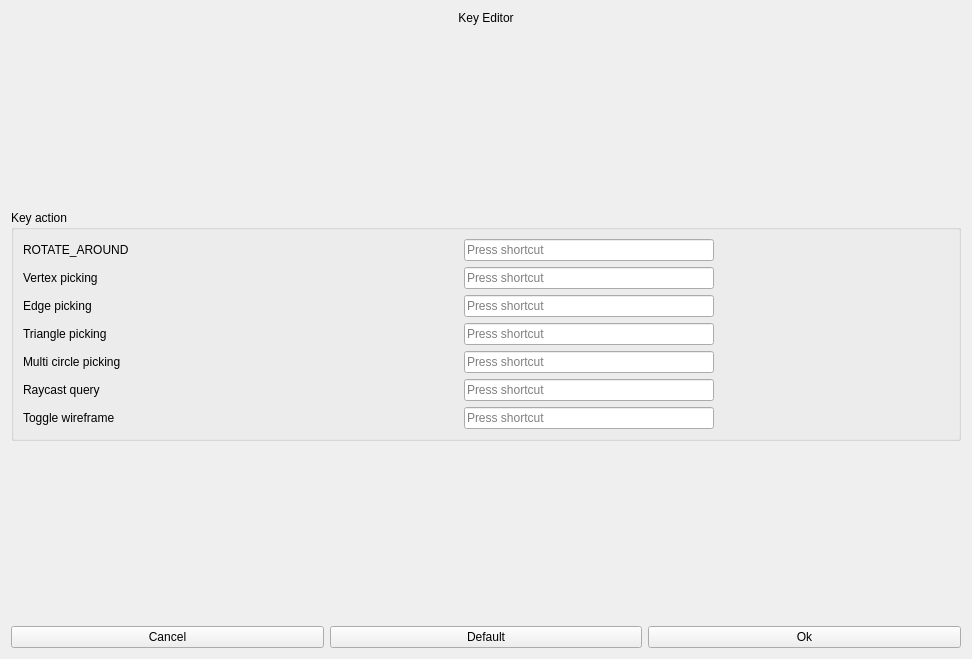
<?xml version="1.0" encoding="UTF-8"?>
<ui version="4.0">
 <class>KeyEditor</class>
 <widget class="QWidget" name="KeyEditor">
  <property name="geometry">
   <rect>
    <x>0</x>
    <y>0</y>
    <width>972</width>
    <height>659</height>
   </rect>
  </property>
  <property name="sizePolicy">
   <sizepolicy hsizetype="Preferred" vsizetype="Preferred">
    <horstretch>0</horstretch>
    <verstretch>0</verstretch>
   </sizepolicy>
  </property>
  <property name="windowTitle">
   <string>Form</string>
  </property>
  <layout class="QVBoxLayout" name="verticalLayout">
   <item>
    <widget class="QLabel" name="m_renderObjectName">
     <property name="text">
      <string>Key Editor</string>
     </property>
     <property name="alignment">
      <set>Qt::AlignCenter</set>
     </property>
    </widget>
   </item>
   <item>
    <spacer name="verticalSpacer">
     <property name="orientation">
      <enum>Qt::Vertical</enum>
     </property>
     <property name="sizeType">
      <enum>QSizePolicy::Expanding</enum>
     </property>
     <property name="sizeHint" stdset="0">
      <size>
       <width>20</width>
       <height>40</height>
      </size>
     </property>
    </spacer>
   </item>
   <item>
    <widget class="QGroupBox" name="groupBox">
     <property name="title">
      <string>Key action</string>
     </property>
     <layout class="QGridLayout" name="gridLayout" columnstretch="0">
      <item row="0" column="0">
       <layout class="QHBoxLayout" name="horizontalLayout_4">
        <item>
         <widget class="QLabel" name="label_2">
          <property name="minimumSize">
           <size>
            <width>200</width>
            <height>0</height>
           </size>
          </property>
          <property name="maximumSize">
           <size>
            <width>200</width>
            <height>16777215</height>
           </size>
          </property>
          <property name="text">
           <string>ROTATE_AROUND</string>
          </property>
         </widget>
        </item>
        <item>
         <spacer name="horizontalSpacer">
          <property name="orientation">
           <enum>Qt::Horizontal</enum>
          </property>
          <property name="sizeHint" stdset="0">
           <size>
            <width>40</width>
            <height>20</height>
           </size>
          </property>
         </spacer>
        </item>
        <item>
         <widget class="QKeySequenceEdit" name="keySequenceEdit">
          <property name="minimumSize">
           <size>
            <width>250</width>
            <height>0</height>
           </size>
          </property>
          <property name="maximumSize">
           <size>
            <width>250</width>
            <height>16777215</height>
           </size>
          </property>
         </widget>
        </item>
        <item>
         <spacer name="horizontalSpacer_2">
          <property name="orientation">
           <enum>Qt::Horizontal</enum>
          </property>
          <property name="sizeHint" stdset="0">
           <size>
            <width>40</width>
            <height>20</height>
           </size>
          </property>
         </spacer>
        </item>
       </layout>
      </item>
      <item row="2" column="0">
       <layout class="QHBoxLayout" name="horizontalLayout">
        <item>
         <widget class="QLabel" name="label_3">
          <property name="minimumSize">
           <size>
            <width>200</width>
            <height>0</height>
           </size>
          </property>
          <property name="maximumSize">
           <size>
            <width>200</width>
            <height>16777215</height>
           </size>
          </property>
          <property name="text">
           <string>Edge picking</string>
          </property>
         </widget>
        </item>
        <item>
         <spacer name="horizontalSpacer_6">
          <property name="orientation">
           <enum>Qt::Horizontal</enum>
          </property>
          <property name="sizeHint" stdset="0">
           <size>
            <width>40</width>
            <height>20</height>
           </size>
          </property>
         </spacer>
        </item>
        <item>
         <widget class="QKeySequenceEdit" name="keySequenceEdit_3">
          <property name="minimumSize">
           <size>
            <width>250</width>
            <height>0</height>
           </size>
          </property>
          <property name="maximumSize">
           <size>
            <width>250</width>
            <height>16777215</height>
           </size>
          </property>
         </widget>
        </item>
        <item>
         <spacer name="horizontalSpacer_5">
          <property name="orientation">
           <enum>Qt::Horizontal</enum>
          </property>
          <property name="sizeHint" stdset="0">
           <size>
            <width>40</width>
            <height>20</height>
           </size>
          </property>
         </spacer>
        </item>
       </layout>
      </item>
      <item row="1" column="0">
       <layout class="QHBoxLayout" name="horizontalLayout_2">
        <item>
         <widget class="QLabel" name="label">
          <property name="minimumSize">
           <size>
            <width>200</width>
            <height>0</height>
           </size>
          </property>
          <property name="maximumSize">
           <size>
            <width>200</width>
            <height>16777215</height>
           </size>
          </property>
          <property name="text">
           <string>Vertex picking</string>
          </property>
         </widget>
        </item>
        <item>
         <spacer name="horizontalSpacer_3">
          <property name="orientation">
           <enum>Qt::Horizontal</enum>
          </property>
          <property name="sizeHint" stdset="0">
           <size>
            <width>40</width>
            <height>20</height>
           </size>
          </property>
         </spacer>
        </item>
        <item>
         <widget class="QKeySequenceEdit" name="keySequenceEdit_2">
          <property name="minimumSize">
           <size>
            <width>250</width>
            <height>0</height>
           </size>
          </property>
          <property name="maximumSize">
           <size>
            <width>250</width>
            <height>16777215</height>
           </size>
          </property>
         </widget>
        </item>
        <item>
         <spacer name="horizontalSpacer_4">
          <property name="orientation">
           <enum>Qt::Horizontal</enum>
          </property>
          <property name="sizeHint" stdset="0">
           <size>
            <width>40</width>
            <height>20</height>
           </size>
          </property>
         </spacer>
        </item>
       </layout>
      </item>
      <item row="3" column="0">
       <layout class="QHBoxLayout" name="horizontalLayout_5">
        <item>
         <widget class="QLabel" name="label_4">
          <property name="minimumSize">
           <size>
            <width>200</width>
            <height>0</height>
           </size>
          </property>
          <property name="maximumSize">
           <size>
            <width>200</width>
            <height>16777215</height>
           </size>
          </property>
          <property name="text">
           <string>Triangle picking</string>
          </property>
         </widget>
        </item>
        <item>
         <spacer name="horizontalSpacer_7">
          <property name="orientation">
           <enum>Qt::Horizontal</enum>
          </property>
          <property name="sizeHint" stdset="0">
           <size>
            <width>40</width>
            <height>20</height>
           </size>
          </property>
         </spacer>
        </item>
        <item>
         <widget class="QKeySequenceEdit" name="keySequenceEdit_4">
          <property name="minimumSize">
           <size>
            <width>250</width>
            <height>0</height>
           </size>
          </property>
          <property name="maximumSize">
           <size>
            <width>250</width>
            <height>16777215</height>
           </size>
          </property>
         </widget>
        </item>
        <item>
         <spacer name="horizontalSpacer_8">
          <property name="orientation">
           <enum>Qt::Horizontal</enum>
          </property>
          <property name="sizeHint" stdset="0">
           <size>
            <width>40</width>
            <height>20</height>
           </size>
          </property>
         </spacer>
        </item>
       </layout>
      </item>
      <item row="5" column="0">
       <layout class="QHBoxLayout" name="horizontalLayout_7">
        <item>
         <widget class="QLabel" name="label_11">
          <property name="minimumSize">
           <size>
            <width>200</width>
            <height>0</height>
           </size>
          </property>
          <property name="maximumSize">
           <size>
            <width>200</width>
            <height>16777215</height>
           </size>
          </property>
          <property name="text">
           <string>Raycast query</string>
          </property>
         </widget>
        </item>
        <item>
         <spacer name="horizontalSpacer_11">
          <property name="orientation">
           <enum>Qt::Horizontal</enum>
          </property>
          <property name="sizeHint" stdset="0">
           <size>
            <width>40</width>
            <height>20</height>
           </size>
          </property>
         </spacer>
        </item>
        <item>
         <widget class="QKeySequenceEdit" name="keySequenceEdit_6">
          <property name="minimumSize">
           <size>
            <width>250</width>
            <height>0</height>
           </size>
          </property>
          <property name="maximumSize">
           <size>
            <width>250</width>
            <height>16777215</height>
           </size>
          </property>
         </widget>
        </item>
        <item>
         <spacer name="horizontalSpacer_12">
          <property name="orientation">
           <enum>Qt::Horizontal</enum>
          </property>
          <property name="sizeHint" stdset="0">
           <size>
            <width>40</width>
            <height>20</height>
           </size>
          </property>
         </spacer>
        </item>
       </layout>
      </item>
      <item row="6" column="0">
       <layout class="QHBoxLayout" name="horizontalLayout_8">
        <item>
         <widget class="QLabel" name="label_12">
          <property name="minimumSize">
           <size>
            <width>200</width>
            <height>0</height>
           </size>
          </property>
          <property name="maximumSize">
           <size>
            <width>200</width>
            <height>16777215</height>
           </size>
          </property>
          <property name="text">
           <string>Toggle wireframe</string>
          </property>
         </widget>
        </item>
        <item>
         <spacer name="horizontalSpacer_14">
          <property name="orientation">
           <enum>Qt::Horizontal</enum>
          </property>
          <property name="sizeHint" stdset="0">
           <size>
            <width>40</width>
            <height>20</height>
           </size>
          </property>
         </spacer>
        </item>
        <item>
         <widget class="QKeySequenceEdit" name="keySequenceEdit_7">
          <property name="minimumSize">
           <size>
            <width>250</width>
            <height>0</height>
           </size>
          </property>
          <property name="maximumSize">
           <size>
            <width>250</width>
            <height>16777215</height>
           </size>
          </property>
         </widget>
        </item>
        <item>
         <spacer name="horizontalSpacer_13">
          <property name="orientation">
           <enum>Qt::Horizontal</enum>
          </property>
          <property name="sizeHint" stdset="0">
           <size>
            <width>40</width>
            <height>20</height>
           </size>
          </property>
         </spacer>
        </item>
       </layout>
      </item>
      <item row="4" column="0">
       <layout class="QHBoxLayout" name="horizontalLayout_6">
        <item>
         <widget class="QLabel" name="label_9">
          <property name="minimumSize">
           <size>
            <width>200</width>
            <height>0</height>
           </size>
          </property>
          <property name="maximumSize">
           <size>
            <width>200</width>
            <height>16777215</height>
           </size>
          </property>
          <property name="text">
           <string>Multi circle picking</string>
          </property>
         </widget>
        </item>
        <item>
         <spacer name="horizontalSpacer_9">
          <property name="orientation">
           <enum>Qt::Horizontal</enum>
          </property>
          <property name="sizeHint" stdset="0">
           <size>
            <width>40</width>
            <height>20</height>
           </size>
          </property>
         </spacer>
        </item>
        <item>
         <widget class="QKeySequenceEdit" name="keySequenceEdit_5">
          <property name="minimumSize">
           <size>
            <width>250</width>
            <height>0</height>
           </size>
          </property>
          <property name="maximumSize">
           <size>
            <width>250</width>
            <height>16777215</height>
           </size>
          </property>
         </widget>
        </item>
        <item>
         <spacer name="horizontalSpacer_10">
          <property name="orientation">
           <enum>Qt::Horizontal</enum>
          </property>
          <property name="sizeHint" stdset="0">
           <size>
            <width>40</width>
            <height>20</height>
           </size>
          </property>
         </spacer>
        </item>
       </layout>
      </item>
     </layout>
    </widget>
   </item>
   <item>
    <spacer name="verticalSpacer_2">
     <property name="orientation">
      <enum>Qt::Vertical</enum>
     </property>
     <property name="sizeHint" stdset="0">
      <size>
       <width>20</width>
       <height>40</height>
      </size>
     </property>
    </spacer>
   </item>
   <item>
    <layout class="QHBoxLayout" name="horizontalLayout_3">
     <item>
      <widget class="QPushButton" name="cancelButton">
       <property name="text">
        <string>Cancel</string>
       </property>
      </widget>
     </item>
     <item>
      <widget class="QPushButton" name="defaultButton">
       <property name="text">
        <string>Default</string>
       </property>
      </widget>
     </item>
     <item>
      <widget class="QPushButton" name="okButton">
       <property name="text">
        <string>Ok</string>
       </property>
      </widget>
     </item>
    </layout>
   </item>
  </layout>
 </widget>
 <resources/>
 <connections/>
</ui>
